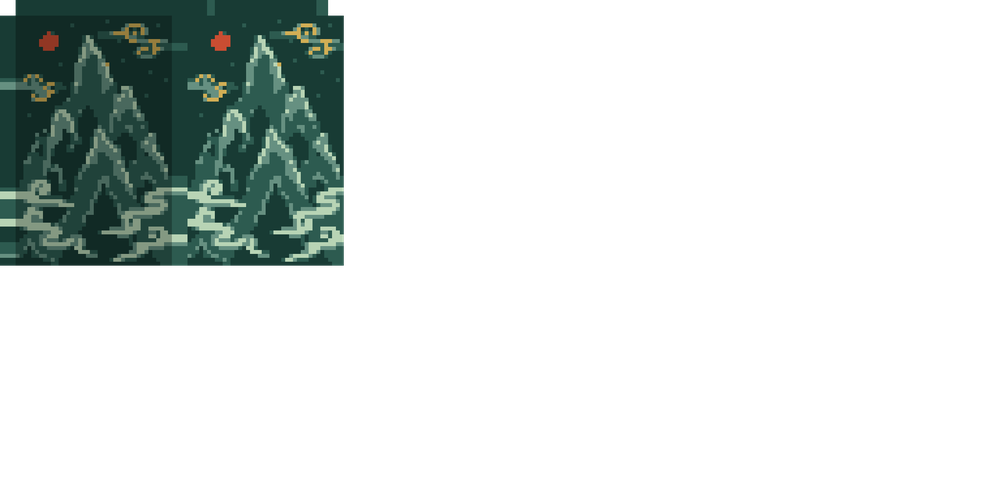
#> input picture src/main/resources/assets/fpsmaster/cosmetics/examples/example-cape.png, 1000 x 500 px, shrunk from 2048 x 1024 before the run, found by its file name
$ python compare-shots.py ../src/main/resources/assets/fpsmaster/cosmetics/examples --reference ../src/main/resources/assets/fpsmaster/cosmetics/examples/example-cape.png
#> lines starting #> are read from the running program, lines starting #| are printed output that depends on the picture
"""Compare a run's screenshots against stored references.

The reason this exists: skipping geometry that should have been drawn makes frame
times *better*. A culling bug and a culling win look identical in a timing report —
faster, with no failing test. Rendered output is the only signal that separates them.

Usage:
    compare-shots.py <shots-dir> --reference benchmark/reference/<scenario>
    compare-shots.py <shots-dir> --reference <dir> --accept   # (re)establish references
"""

from __future__ import annotations

import argparse
import shutil
import sys
from pathlib import Path

from PIL import Image, ImageChops

# A frame is not bit-identical between runs even without code changes: particle RNG,
# entity animation phase and cloud position all move. How much they move is
# scenario-dependent and has to be measured, not guessed — on the particle-dense
# scenario two runs of the *same* configuration differ by 2.5% of pixels, so a fixed 2%
# limit would have failed identical builds. Pass --null to calibrate the limit from a
# duplicate-baseline run the same way the timing band is calibrated.
CHANNEL_TOLERANCE = 8            # per-channel delta treated as "same pixel"
DEFAULT_MAX_FRACTION = 0.005     # floor when no null control is supplied
NULL_SAFETY_FACTOR = 1.5


def differing_fraction(candidate: Path, reference: Path, diff_out: Path | None = None) -> float:
    a = Image.open(reference).convert("RGB")
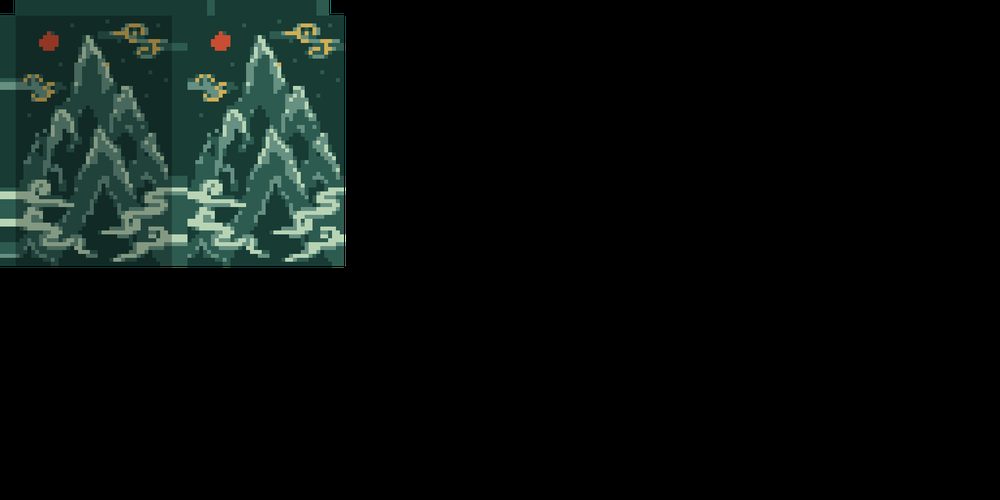
#> a: PIL image 1000x500 RGB; mean R, G, B 9.1, 15, 13
    b = Image.open(candidate).convert("RGB")
    if a.size != b.size:
        raise SystemExit(f"{candidate.name}: size {b.size} != reference {a.size}")

    diff = ImageChops.difference(a, b)
#> diff: PIL image 1000x500 RGB; every value is 0
    # Collapse to a per-pixel maximum channel delta, then threshold.
    mono = diff.convert("L", (1.0, 0, 0, 0, 0, 1.0, 0, 0, 0, 0, 1.0, 0))
#> mono: PIL image 1000x500 L; every value is 0
    mask = mono.point(lambda v: 255 if v > CHANNEL_TOLERANCE else 0)
    differing = sum(mask.histogram()[128:])
#> differing = 0
    total = a.size[0] * a.size[1]
#> total = 500000
    fraction = differing / total
#> fraction = 0

    if diff_out is not None:
        diff_out.parent.mkdir(parents=True, exist_ok=True)
        ImageChops.multiply(b, mask.convert("RGB")).save(diff_out)

    return fraction


def main() -> None:
    parser = argparse.ArgumentParser(description=__doc__)
    parser.add_argument("shots_dir", type=Path)
    parser.add_argument("--reference", type=Path, required=True)
    parser.add_argument("--null", type=Path,
                        help="shots from a duplicate-baseline variant; the pass limit is "
                             "calibrated from how far these drift from the reference")
    parser.add_argument("--accept", action="store_true",
                        help="copy the shots in as the new reference instead of comparing")
    args = parser.parse_args()

    shots = sorted(args.shots_dir.glob("*.png"))
    if not shots:
        raise SystemExit(f"no screenshots in {args.shots_dir}")

    if args.accept:
        args.reference.mkdir(parents=True, exist_ok=True)
        for shot in shots:
            shutil.copy2(shot, args.reference / shot.name)
        print(f"accepted {len(shots)} reference image(s) into {args.reference}")
        return

    limit = DEFAULT_MAX_FRACTION
    if args.null:
        null_fractions = [
            differing_fraction(args.null / shot.name, args.reference / shot.name)
            for shot in shots
            if (args.null / shot.name).exists() and (args.reference / shot.name).exists()
        ]
        if null_fractions:
            limit = max(limit, max(null_fractions) * NULL_SAFETY_FACTOR)
            print(f"limit calibrated from null control: {max(null_fractions) * 100:.3f}% "
                  f"x{NULL_SAFETY_FACTOR} = {limit * 100:.3f}%")
            if limit > 0.05:
                print("  note: this scenario's own run-to-run variation is large, so the gate "
                      "here is weak; a static scene gives a much stronger check")

    failures = 0
    for shot in shots:
        reference = args.reference / shot.name
        if not reference.exists():
            print(f"  {shot.name:<20} NO REFERENCE - run with --accept first")
            failures += 1
            continue
        fraction = differing_fraction(shot, reference, args.shots_dir / "diff" / shot.name)
#> fraction = 0
        ok = fraction <= limit
#> ok = True
        print(f"  {shot.name:<20} {'PASS' if ok else 'FAIL'}  "
              f"{fraction * 100:.3f}% of pixels differ (limit {limit * 100:.3f}%)")
#|   example-cape.png     PASS  0.000% of pixels differ (limit 0.500%)
        failures += 0 if ok else 1
#> failures = 0
#> pass 2 of the loop in main, `for shot in shots:`:
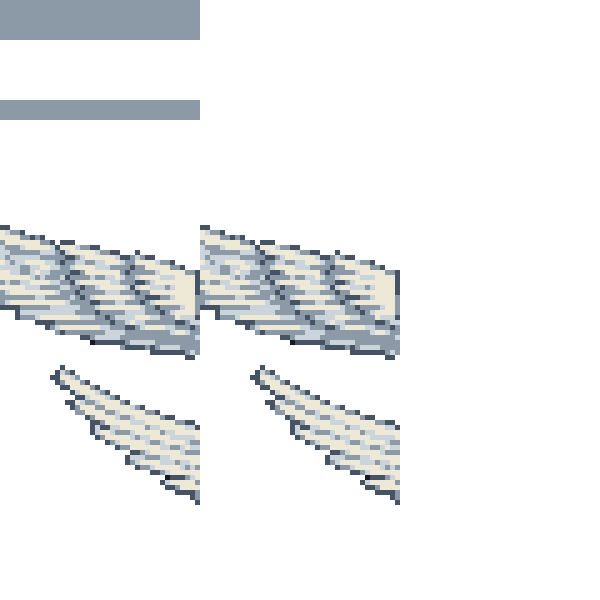
#> input picture src/main/resources/assets/fpsmaster/cosmetics/examples/example-wings.png, 600 x 600 px, found by its file name
#> in differing_fraction (call 2), `a = Image.open(reference).convert("RGB")`:
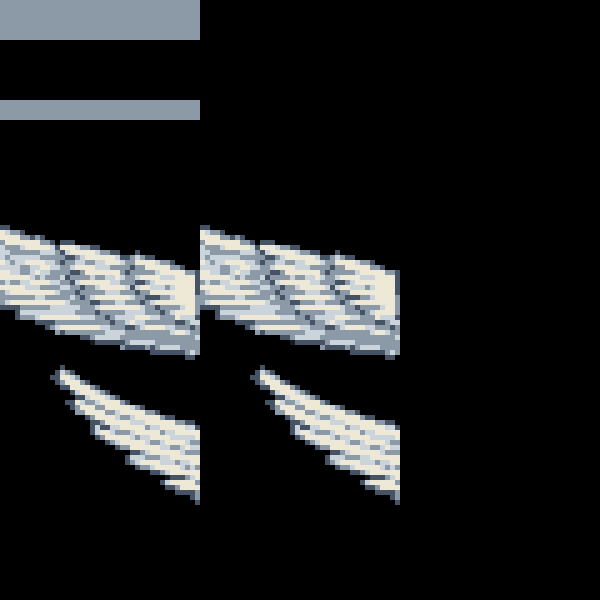
#> a: PIL image 600x600 RGB; mean R, G, B 30.7, 32.1, 32.9
#> diff: PIL image 600x600 RGB; every value is 0
#> mono: PIL image 600x600 L; every value is 0
#|   example-wings.png    PASS  0.000% of pixels differ (limit 0.500%)

    if failures:
        print(f"\n{failures} screenshot(s) regressed - a timing win here is not trustworthy")
        sys.exit(1)
    print(f"\nall {len(shots)} screenshot(s) match the reference")


if __name__ == "__main__":
    main()
